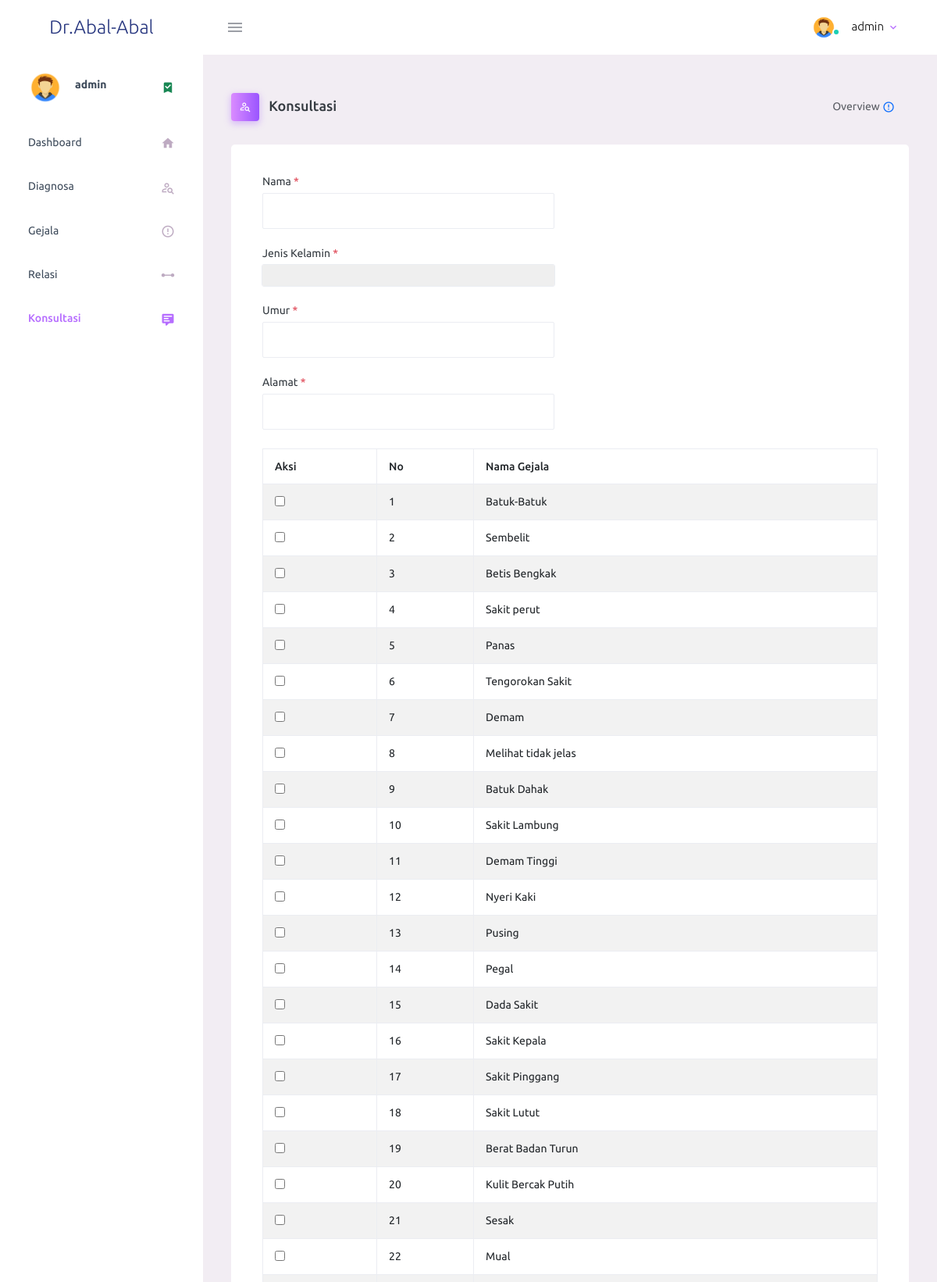
The app's page /konsultasi.php (signed in, upper part) with its own data.
### tables this page shows
CREATE TABLE `tb_gejala` (
  `kode_gejala` varchar(8) NOT NULL,
  `nama_gejala` varchar(256) NOT NULL
);

### includes/general.php (called while the page is built, shortened)
<?php
function set_value($key = null, $default = null){
    return $default;
}
function esc_field($str){
    return addslashes($str);
}

### config.php (called while the page is built)
<?php
$config["server"]='localhost';
$config["username"]='root';
$config["password"]='';
$config["database_name"]='db_sp';

### functions.php (called while the page is built, shortened)
<?php
include 'config.php';
include 'includes/db.php';
$db = new DB($config['server'], $config['username'], $config['password'], $config['database_name']);
include 'includes/general.php';

### includes/db.php (called while the page is built, shortened)
<?php
class DB{
    var $conn = null;
    public function __construct($host, $username, $passwd, $dbname){
        $this->conn = mysqli_connect($host, $username, $passwd, $dbname);
    }
    public function query($sql){
        $query = mysqli_query($this->conn, $sql) or die('<pre>Error mysqli_query: ' . mysqli_error($this->conn) . '<br />' . $sql . '</pre>');
        return $query;
    }
    public function get_results($sql){
        $query = $this->query($sql);
        $arr = array();
        while($row = mysqli_fetch_object($query)){
            $arr[] = $row;
        }
        return $arr;
    }
}

### konsultasi.php (the view, shortened to what this page needs)
<?php include "functions.php" ?>
<!DOCTYPE html>
<html lang="en">
<head>
    <link rel="stylesheet" href="admin/assets/vendors/mdi/css/materialdesignicons.min.css">
    <link rel="stylesheet" href="admin/assets/vendors/css/vendor.bundle.base.css">
    <link rel="stylesheet" href="admin/assets/css/style.css">
</head>
<body>
    <?php require "partials/navbar.php"; ?>
    <div class="container-fluid page-body-wrapper">
        <?php require "partials/sidebar.php"; ?>
        <div class="main-panel">
            <div class="content-wrapper">
                <div class="page-header">
                    <h3 class="page-title">
                        <span class="page-title-icon bg-gradient-primary text-white me-2">
                            <i class="mdi mdi-account-search-outline"></i>
                        </span> Konsultasi
                    </h3>
                    <nav aria-label="breadcrumb">
                        <ul class="breadcrumb">
                            <li class="breadcrumb-item active" aria-current="page">
                                <span></span>Overview <i class="mdi mdi-alert-circle-outline icon-sm text-primary align-middle"></i>
                            </li>
                        </ul>
                    </nav>
                </div>
                <div class="row">
                    <div class="panel panel-default">
                        <div class="col-lg-12 grid-margin stretch-card">
                            <div class="card">
                                <div class="card-body">
                                    <form method="post">
                                        <div class="panel-heading">
                                            <div class="row">
                                                <div class="col-md-6">
                                                    <div class="form-group">
                                                        <label>Nama <span class="text-danger">*</span></label>
                                                        <input class="form-control" type="text" name="nama" value="<?= set_value('nama') ?>">
                                                    </div>
                                                    <div class="form-group">
                                                        <label>Jenis Kelamin <span class="text-danger">*</span></label>
                                                        <select class="form-control" name="jk">
                                                            <option value="">&nbsp;</option>
                                                        </select>
                                                    </div>
                                                    <div class="form-group">
                                                        <label>Umur <span class="text-danger">*</span></label>
                                                        <input class="form-control" type="text" name="umur" value="<?= set_value('umur') ?>">
                                                    </div>
                                                    <div class="form-group">
                                                        <label>Alamat <span class="text-danger">*</span></label>
                                                        <input class="form-control" type="text" name="alamat" value="<?= set_value('alamat') ?>">
                                                    </div>
                                                </div>
                                            </div>
                                            <table class="table table-bordered table-hover table-striped">
                                                <thead>
                                                    <tr>
                                                        <th>Aksi</th>
                                                        <th>No</th>
                                                        <th>Nama Gejala</th>
                                                    </tr>
                                                </thead>
                                                <?php
                                                $q = esc_field($_GET['q']);
                                                $rows = $db->get_results("SELECT * FROM tb_gejala
                                                  WHERE kode_gejala LIKE '%$q%' OR nama_gejala LIKE '%$q%'
                                                  ORDER BY kode_gejala");
                                                $no = 1;
                                                foreach ($rows as $row) : ?>
                                                    <tr>
                                                        <td><input type="checkbox" name="gejala[]" value="<?= $row->kode_gejala ?>" /></td>
                                                        <td><?= $no++ ?></td>
                                                        <td><?= $row->nama_gejala ?></td>
                                                    </tr>
                                                <?php endforeach; ?>
                                            </table>
                                        </div>
                                    </form>
                                </div>
                            </div>
                        </div>
                    </div>
                </div>
            </div>
        </div>
    </div>
</body>
</html>

### records on screen
tb_gejala: nama_gejala "Batuk-Batuk"
tb_gejala: nama_gejala "Sembelit"
tb_gejala: nama_gejala "Betis Bengkak"
tb_gejala: nama_gejala "Sakit perut"
tb_gejala: nama_gejala "Panas"
tb_gejala: nama_gejala "Tengorokan Sakit"
tb_gejala: nama_gejala "Demam"
tb_gejala: nama_gejala "Melihat tidak jelas"
tb_gejala: nama_gejala "Batuk Dahak"
tb_gejala: nama_gejala "Sakit Lambung"
tb_gejala: nama_gejala "Demam Tinggi"
tb_gejala: nama_gejala "Nyeri Kaki"
tb_gejala: nama_gejala "Pusing"
tb_gejala: nama_gejala "Pegal"
tb_gejala: nama_gejala "Dada Sakit"
tb_gejala: nama_gejala "Sakit Kepala"
tb_gejala: nama_gejala "Sakit Pinggang"
tb_gejala: nama_gejala "Sakit Lutut"
tb_gejala: nama_gejala "Berat Badan Turun"
tb_gejala: nama_gejala "Kulit Bercak Putih"
tb_gejala: nama_gejala "Sesak"
tb_gejala: nama_gejala "Mual"

### other values on screen
$_SESSION['login'] "admin"
